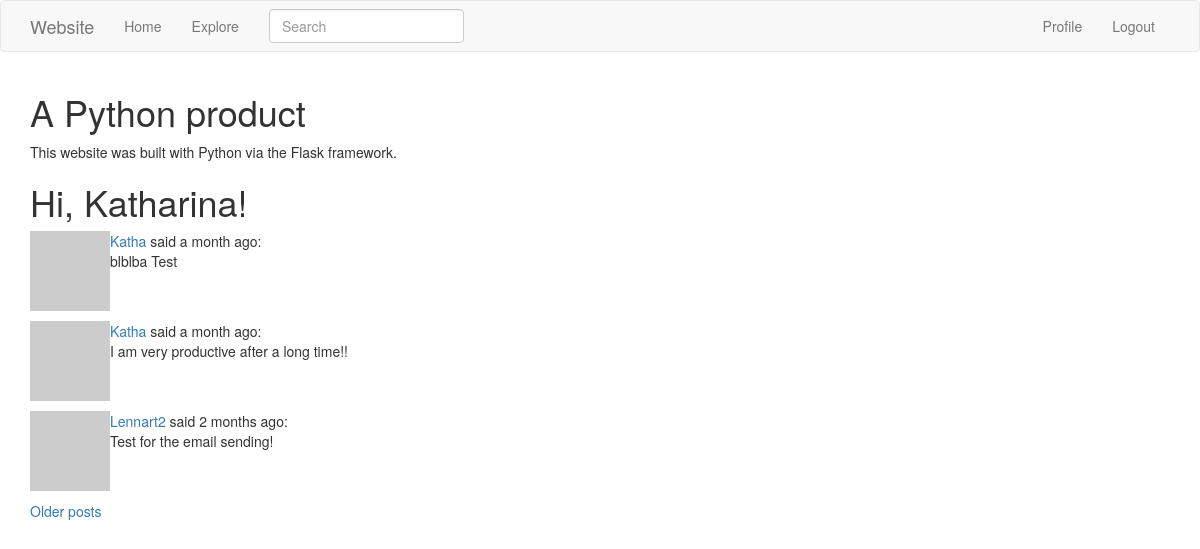
Page /explore (signed in) on the committed database.
### app/models.py (models this page shows, shortened)
class User(UserMixin, db.Model):
    id = db.Column(db.Integer, primary_key=True)
    username = db.Column(db.String(64), index=True, unique=True)
    email = db.Column(db.String(120), index=True, unique=True)
    password_hash = db.Column(db.String(128))
    posts = db.relationship('Post', backref='author', lazy='dynamic')
    about_me = db.Column(db.String(140))
    last_seen = db.Column(db.DateTime, default=datetime.utcnow)
    followed = db.relationship(
        'User', secondary=followers,
        primaryjoin=(followers.c.follower_id == id),
        secondaryjoin=(followers.c.followed_id == id),
        backref=db.backref('followers', lazy='dynamic'), lazy='dynamic')
    def avatar(self, size):
        digest = md5(self.email.lower().encode('utf-8')).hexdigest()
        return 'https://www.gravatar.com/avatar/{}?d=identicon&s={}'.format(
            digest, size)

class SearchableMixin(object):
    @classmethod
    def before_commit(cls, session):
        session._changes = {
            'add': list(session.new),
            'update': list(session.dirty),
            'delete': list(session.deleted)
        }
    @classmethod
    def after_commit(cls, session):
        for obj in session._changes['add']:
            if isinstance(obj, SearchableMixin):
                add_to_index(obj.__tablename__, obj)
        for obj in session._changes['update']:
            if isinstance(obj, SearchableMixin):
                add_to_index(obj.__tablename__, obj)
        for obj in session._changes['delete']:
            if isinstance(obj, SearchableMixin):
                remove_from_index(obj.__tablename__, obj)
        session._changes = None

class Post(SearchableMixin,db.Model):
    id = db.Column(db.Integer, primary_key=True)
    body = db.Column(db.String(140))
    __searchable__ = ['body']
    timestamp = db.Column(db.DateTime, index=True, default=datetime.utcnow)
    user_id = db.Column(db.Integer, db.ForeignKey('user.id'))
    language = db.Column(db.String(5))

### app/main/routes.py (the view)
@bp.route('/explore')
@login_required
def explore():
    page = request.args.get('page', 1, type=int)
    posts = Post.query.order_by(Post.timestamp.desc()).paginate(
        page, current_app.config['POSTS_PER_PAGE'], False)
    next_url = url_for('main.explore', page=posts.next_num) \
        if posts.has_next else None
    prev_url = url_for('main.explore', page=posts.prev_num) \
        if posts.has_prev else None
    return render_template('home.html', title='Explore', posts=posts.items,
                          next_url=next_url, prev_url=prev_url)

### app/main/forms.py
class SearchForm(FlaskForm):
    q = StringField(_l('Search'), validators=[DataRequired()])
    def __init__(self, *args, **kwargs):
        if 'formdata' not in kwargs:
            kwargs['formdata'] = request.args
        if 'csrf_enabled' not in kwargs:
            kwargs['csrf_enabled'] = False
        super(SearchForm, self).__init__(*args, **kwargs)

### app/main/routes.py (called while the page is built)
@bp.before_app_request
def before_request():
    if current_user.is_authenticated:
        current_user.last_seen = datetime.utcnow()
        db.session.commit()
        g.search_form = SearchForm()
    g.locale = str(get_locale())

@bp.before_request
def before_request():
    g.locale = str(get_locale())

@bp.before_request
def before_request():
    if current_user.is_authenticated:
        current_user.last_seen = datetime.utcnow()
        db.session.commit()

### app/models.py (called while the page is built)
@login.user_loader
def load_user(id):
    return User.query.get(int(id))

### app/main/templates/home.html (shortened to what this page needs)
<!DOCTYPE html>
<html>
<body>
{% extends "base.html" %}
{% block app_content %}
  <div class="home">
    <h1>A Python product</h1>
    <p>This website was built with Python via the Flask framework.</p>
  </div>
    <h1>Hi, {{ current_user.username }}!</h1>
    {% for post in posts %}
    <p>
    {% include '_post.html' %}
    </p>
    {% endfor %}
    {% if next_url %}
    <a href="{{ next_url }}">Older posts</a>
    {% endif %}
{% endblock %}

### app/main/templates/_post.html (shortened to what this page needs)
        <table>
        <tr valign="top">
            <td><img src="{{ post.author.avatar(36) }}"></td>
            <td>
                <a href="{{ url_for('main.user', username=post.author.username) }}">
                    {{ post.author.username }}
                </a>
                said {{ moment(post.timestamp).fromNow() }}:
                <br>
                <span id="post{{ post.id }}">{{ post.body }}</span>
            </td>
        </tr>
    </table>

### rows in the picture
User: username "Katharina"
Post: author.username "Katha", timestamp "a month ago", body "blblba Test"
Post: author.username "Katha", timestamp "a month ago", body "I am very productive after a long time!!"
Post: author.username "Lennart2", timestamp "2 months ago", body "Test for the email sending!"
